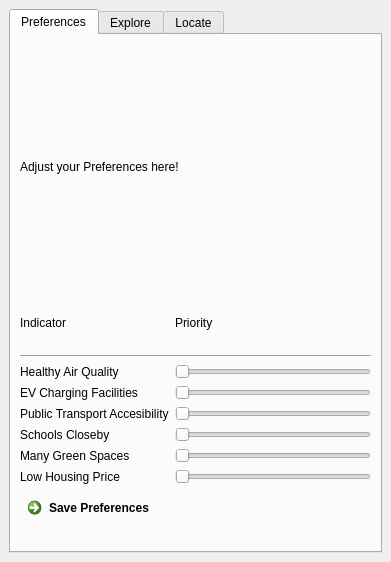
<?xml version="1.0" encoding="UTF-8"?>
<ui version="4.0">
 <class>SpatialDockWidgetBase</class>
 <widget class="QDockWidget" name="SpatialDockWidgetBase">
  <property name="geometry">
   <rect>
    <x>0</x>
    <y>0</y>
    <width>391</width>
    <height>562</height>
   </rect>
  </property>
  <property name="windowTitle">
   <string>Suburbia</string>
  </property>
  <widget class="QWidget" name="widget">
   <layout class="QVBoxLayout" name="verticalLayout">
    <item>
     <widget class="QTabWidget" name="Tabs">
      <property name="styleSheet">
       <string notr="true">
</string>
      </property>
      <property name="currentIndex">
       <number>0</number>
      </property>
      <widget class="QWidget" name="TabPreferences">
       <attribute name="title">
        <string>Preferences</string>
       </attribute>
       <layout class="QGridLayout" name="gridLayout_2">
        <item row="0" column="0">
         <widget class="QLabel" name="label_9">
          <property name="text">
           <string>Adjust your Preferences here!</string>
          </property>
         </widget>
        </item>
        <item row="1" column="0">
         <layout class="QGridLayout" name="gridLayout">
          <item row="5" column="1">
           <widget class="QSlider" name="SliderSchools">
            <property name="maximum">
             <number>5</number>
            </property>
            <property name="orientation">
             <enum>Qt::Horizontal</enum>
            </property>
           </widget>
          </item>
          <item row="4" column="1">
           <widget class="QSlider" name="SliderPublicTransport">
            <property name="maximum">
             <number>5</number>
            </property>
            <property name="orientation">
             <enum>Qt::Horizontal</enum>
            </property>
           </widget>
          </item>
          <item row="3" column="0">
           <widget class="QLabel" name="LabelEVCharging">
            <property name="text">
             <string>EV Charging Facilities</string>
            </property>
           </widget>
          </item>
          <item row="8" column="0" colspan="2">
           <widget class="QCommandLinkButton" name="ButtonSavePreferences">
            <property name="text">
             <string>Save Preferences</string>
            </property>
           </widget>
          </item>
          <item row="4" column="0">
           <widget class="QLabel" name="LabelPublicTransport">
            <property name="text">
             <string>Public Transport Accesibility</string>
            </property>
           </widget>
          </item>
          <item row="6" column="0">
           <widget class="QLabel" name="LabelGreenPlaces">
            <property name="text">
             <string>Many Green Spaces</string>
            </property>
           </widget>
          </item>
          <item row="6" column="1">
           <widget class="QSlider" name="SliderGreenPlaces">
            <property name="maximum">
             <number>5</number>
            </property>
            <property name="orientation">
             <enum>Qt::Horizontal</enum>
            </property>
           </widget>
          </item>
          <item row="0" column="1">
           <widget class="QLabel" name="LabelPriority">
            <property name="text">
             <string>Priority</string>
            </property>
           </widget>
          </item>
          <item row="3" column="1">
           <widget class="QSlider" name="SliderEVCharging">
            <property name="maximum">
             <number>5</number>
            </property>
            <property name="orientation">
             <enum>Qt::Horizontal</enum>
            </property>
           </widget>
          </item>
          <item row="1" column="0" colspan="2">
           <widget class="Line" name="line">
            <property name="orientation">
             <enum>Qt::Horizontal</enum>
            </property>
           </widget>
          </item>
          <item row="2" column="1">
           <widget class="QSlider" name="SliderAirQuality">
            <property name="maximum">
             <number>5</number>
            </property>
            <property name="orientation">
             <enum>Qt::Horizontal</enum>
            </property>
           </widget>
          </item>
          <item row="0" column="0">
           <widget class="QLabel" name="LabelIndicator">
            <property name="text">
             <string>Indicator</string>
            </property>
           </widget>
          </item>
          <item row="5" column="0">
           <widget class="QLabel" name="LabelSchools">
            <property name="text">
             <string>Schools Closeby</string>
            </property>
           </widget>
          </item>
          <item row="2" column="0">
           <widget class="QLabel" name="LabelAirQuality">
            <property name="text">
             <string>Healthy Air Quality</string>
            </property>
           </widget>
          </item>
          <item row="7" column="1">
           <widget class="QSlider" name="SliderHousingPrice">
            <property name="maximum">
             <number>5</number>
            </property>
            <property name="orientation">
             <enum>Qt::Horizontal</enum>
            </property>
           </widget>
          </item>
          <item row="7" column="0">
           <widget class="QLabel" name="LabelHousingPrice">
            <property name="text">
             <string>Low Housing Price</string>
            </property>
           </widget>
          </item>
         </layout>
        </item>
       </layout>
      </widget>
      <widget class="QWidget" name="TabExplore">
       <attribute name="title">
        <string>Explore</string>
       </attribute>
      </widget>
      <widget class="QWidget" name="TabLocate">
       <attribute name="title">
        <string>Locate</string>
       </attribute>
      </widget>
     </widget>
    </item>
   </layout>
  </widget>
 </widget>
 <resources/>
 <connections/>
</ui>
